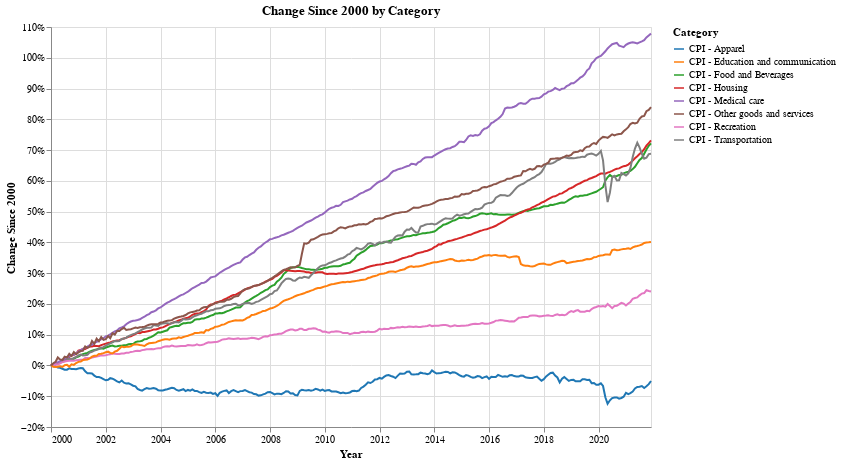

Source (notebook cell):
### Code cell
# Line Chart
alt.Chart(df[['date','change','Category']][(df['date'] >= start_date) & (df['date'] <= end_date)], title='Change Since ' + str(start_year) +' by Category').mark_line().encode(
    x = alt.X('date', title = 'Year'),
    y = alt.Y('change', title='Change Since ' + str(start_year), axis=alt.Axis(format='%')),
    color = alt.Color('Category', scale=alt.Scale(scheme = c_scheme)),
    tooltip = 'Category'
).properties(height=400, width=600)#.interactive()

### Figure 1 — Vega-Lite specification as saved in the notebook (floating-point values rounded to 4 significant figures; data arrays with more than 128 entries replaced by an {"elided": "..."} marker saying what was removed)
{"config": {"view": {"continuousWidth": 400, "continuousHeight": 300}}, "data": {"name": "data-937a165c8ffa194ab9d69bd68fd81af9"}, "mark": "line", "encoding": {"color": {"field": "Category", "scale": {"scheme": "category10"}, "type": "nominal"}, "tooltip": {"field": "Category", "type": "nominal"}, "x": {"field": "date", "title": "Year", "type": "temporal"}, "y": {"axis": {"format": "%"}, "field": "change", "title": "Change Since 2000", "type": "quantitative"}}, "height": 400, "title": "Change Since 2000 by Category", "width": 600, "$schema": "https://vega.github.io/schema/vega-lite/v4.17.0.json", "datasets": {"data-937a165c8ffa194ab9d69bd68fd81af9": {"elided": "2112 records"}}}
